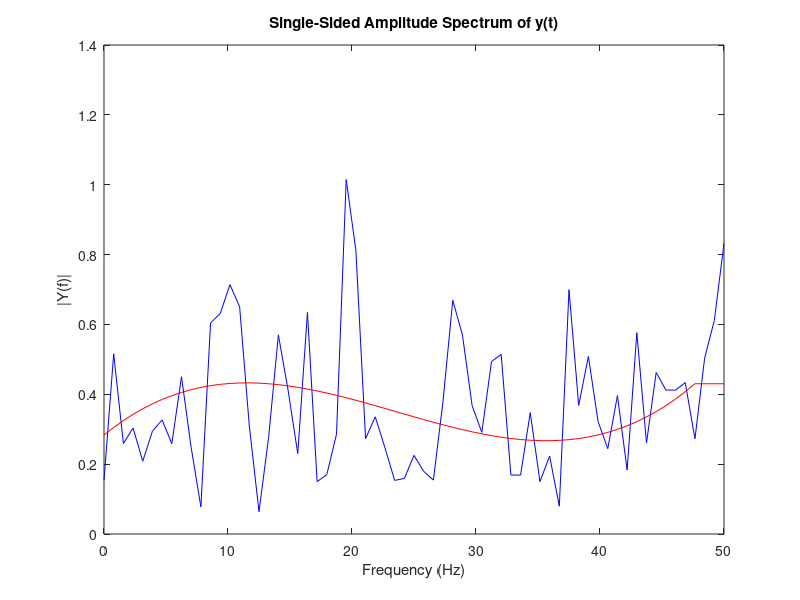

Write the MATLAB code that produced this figure.
clear all;
clc;
Fs = 100;                    % Sampling frequency
T = 1/Fs;                     % Sample time
L = 100;                     % Length of signal
t = (0:L-1)*T;                % Time vector
% Sum of a 50 Hz sinusoid and a 120 Hz sinusoid
x = 0.7*sin(2*pi*50*t) + sin(2*pi*120*t); 
y = x + 2*randn(size(t));     % Sinusoids plus noise
plot(Fs*t(1:50),y(1:50))
title('Signal Corrupted with Zero-Mean Random Noise')
xlabel('time (milliseconds)')
NFFT = 2^nextpow2(L); % Next power of 2 from length of y
Y = fft(y,NFFT)/L;
f = Fs/2*linspace(0,1,NFFT/2+1);
spec = 2*abs(Y(1:NFFT/2+1));
p = polyfit(f,spec,3);
for i = 1:size(spec,2)-3
    pp(i) = p(1)*f(i)^3+p(2)*f(i+1)^2+p(3)*f(i+2)+p(4);
end
ppfinal = [pp,pp(size(pp,2)),pp(size(pp,2)),pp(size(pp,2))];
% Plot single-sided amplitude spectrum.
plot(f,2*abs(Y(1:NFFT/2+1)),'b') 
hold on
plot(f,ppfinal,'r')
title('Single-Sided Amplitude Spectrum of y(t)')
xlabel('Frequency (Hz)')
ylabel('|Y(f)|')



